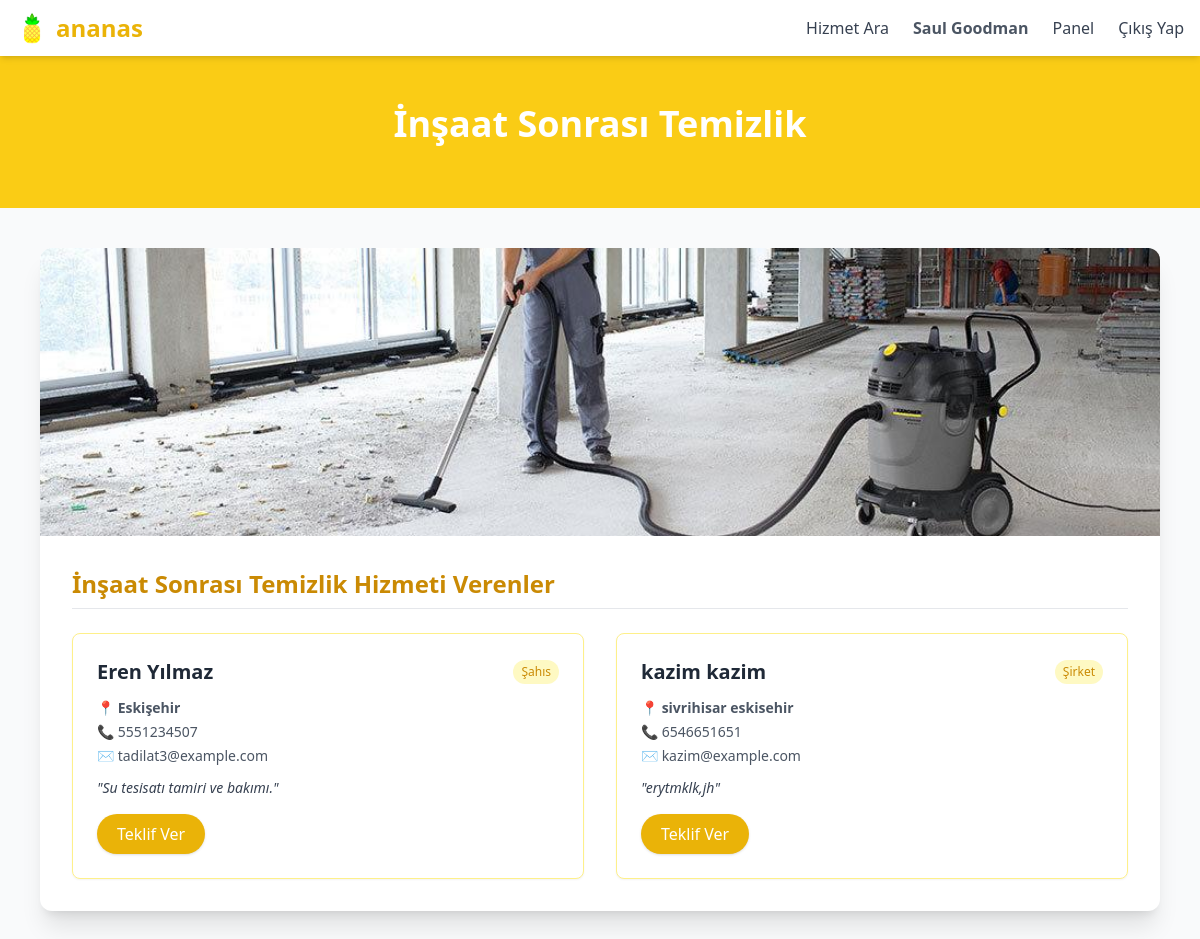
Screenshot of /altkategori.php?id=7 (signed in) with the database file from the repository.
### tables this page shows
CREATE TABLE `hizmetverenler` (
  `HizmetVerenID` int(11) NOT NULL,
  `SahisMiSirketMi` varchar(50) NOT NULL,
  `Ad` varchar(255) NOT NULL,
  `Soyad` varchar(255) NOT NULL,
  `Konum` varchar(255) DEFAULT NULL,
  `Telefon` varchar(50) DEFAULT NULL,
  `Email` varchar(255) NOT NULL,
  `Sifre` varchar(100) DEFAULT NULL,
  `KategoriID` int(11) NOT NULL,
  `AltKategoriID` int(11) NOT NULL,
  `TanitimYazisi` text DEFAULT NULL
);

CREATE TABLE `altkategoriler` (
  `AltKategoriID` int(11) NOT NULL,
  `KategoriID` int(11) NOT NULL,
  `AltKategoriAdi` varchar(255) NOT NULL,
  `ResimYolu` varchar(255) DEFAULT NULL
);

### altkategori.php (the view, shortened to what this page needs)
<?php
$baglanti = new mysqli("localhost", "root", "", "armutdata");
$baglanti->set_charset("utf8");
$altkategori_id = (int) $_GET['id'];
$altkat_sorgu = $baglanti->prepare("SELECT * FROM altkategoriler WHERE AltKategoriID = ?");
$altkat_sorgu->bind_param("i", $altkategori_id);
$altkat_sorgu->execute();
$altkat_sonuc = $altkat_sorgu->get_result();
$altkategori = $altkat_sonuc->fetch_assoc();
$hizmetverenler = $baglanti->prepare("SELECT * FROM hizmetverenler WHERE AltKategoriID = ?");
$hizmetverenler->bind_param("i", $altkategori_id);
$hizmetverenler->execute();
$hizmetveren_sonuc = $hizmetverenler->get_result();
?>
<!DOCTYPE html>
<html lang="tr">
<head>
    <script src="https://cdn.tailwindcss.com"></script>
</head>
<body class="bg-gray-50 text-gray-800">
<?php include 'navbar.php'; ?>
<section class="bg-yellow-400 text-white py-12 text-center">
    <h1 class="text-4xl font-bold mb-4"><?php echo htmlspecialchars($altkategori['AltKategoriAdi']); ?></h1>
</section>
<section class="max-w-6xl mx-auto px-4 py-10">
    <div class="bg-white rounded-xl shadow-xl overflow-hidden">
        <?php if (!empty($altkategori['ResimYolu'])): ?>
            <img src="<?php echo $altkategori['ResimYolu']; ?>" alt="<?php echo $altkategori['AltKategoriAdi']; ?>" class="w-full h-72 object-cover">
        <?php endif; ?>
        <div class="p-8">
            <h2 class="text-2xl font-bold text-yellow-600 mb-6 border-b pb-2"><?php echo htmlspecialchars($altkategori['AltKategoriAdi']); ?> Hizmeti Verenler</h2>
            <?php if ($hizmetveren_sonuc->num_rows > 0): ?>
                <div class="grid grid-cols-1 md:grid-cols-2 gap-8">
                    <?php while ($hv = $hizmetveren_sonuc->fetch_assoc()): ?>
                        <div class="border border-yellow-200 rounded-lg p-6 shadow-sm hover:shadow-lg transition bg-white">
                            <div class="flex items-center justify-between mb-3">
                                <h3 class="text-xl font-semibold text-gray-800">
                                    <?php echo htmlspecialchars($hv['Ad'] . ' ' . $hv['Soyad']); ?>
                                </h3>
                                <span class="text-xs px-2 py-1 rounded-full bg-yellow-100 text-yellow-600">
                                    <?php echo $hv['SahisMiSirketMi'] === 'sirket' ? 'Şirket' : 'Şahıs'; ?>
                                </span>
                            </div>
                            <p class="text-sm text-gray-600 mb-1">📍 <strong><?php echo htmlspecialchars($hv['Konum']); ?></strong></p>
                            <p class="text-sm text-gray-600 mb-1">📞 <?php echo htmlspecialchars($hv['Telefon']); ?></p>
                            <p class="text-sm text-gray-600 mb-3">✉️ <?php echo htmlspecialchars($hv['Email']); ?></p>
                            <p class="text-gray-700 text-sm mb-4 italic">"<?php echo nl2br(htmlspecialchars($hv['TanitimYazisi'])); ?>"</p>
                            <a href="teklif_al.php?id=<?php echo $hv['HizmetVerenID']; ?>" class="inline-block bg-yellow-500 text-white px-5 py-2 rounded-full font-medium shadow hover:bg-yellow-600 transition">Teklif Ver</a>
                        </div>
                    <?php endwhile; ?>
                </div>
            <?php else: ?>
                <p class="text-gray-600 text-center">Bu alt kategoriye ait kayıtlı bir hizmet veren bulunmamaktadır.</p>
            <?php endif; ?>
        </div>
    </div>
</section>
</body>
</html>

### navbar.php (shortened to what this page needs)
<?php
$adsoyad = '';
if (isset($_SESSION['giris']) && $_SESSION['giris'] === true && isset($_SESSION['email'], $_SESSION['rol'])) {
    $baglanti = new mysqli("localhost", "root", "", "armutdata");
    $baglanti->set_charset("utf8");
    if (!$baglanti->connect_error) {
        $email = $_SESSION['email'];
        $rol = $_SESSION['rol'];
        if ($rol === 'hizmetalan') {
            $sorgu = $baglanti->prepare("SELECT Ad, Soyad FROM hizmetalanlar WHERE Email = ?");
        } else {
            $sorgu = $baglanti->prepare("SELECT Ad, Soyad FROM hizmetverenler WHERE Email = ?");
        }
        $sorgu->bind_param("s", $email);
        $sorgu->execute();
        $sonuc = $sorgu->get_result();
        if ($sonuc->num_rows > 0) {
            $kullanici_bilgi = $sonuc->fetch_assoc();
            $adsoyad = $kullanici_bilgi['Ad'] . ' ' . $kullanici_bilgi['Soyad'];
        }
    }
}
?>
<nav class="bg-white shadow-md sticky top-0 z-50">
  <div class="max-w-7xl mx-auto px-4 py-3 flex items-center justify-between">
    <div class="flex items-center space-x-2">
      <img src="armut_resimler/ananas.jpeg" alt="ananas" class="h-8 w-8 object-contain">
      <a href="index.php" class="text-2xl font-bold text-yellow-500">ananas</a>
    </div>
    <div class="space-x-6 flex items-center">
      <a href="hizmet_ara.php" class="text-gray-700 hover:text-yellow-600">Hizmet Ara</a>
      <?php if (isset($_SESSION['giris']) && $_SESSION['giris'] === true): ?>
        <?php if (!empty($adsoyad)): ?>
          <span class="text-gray-600 font-semibold"><?php echo htmlspecialchars($adsoyad); ?></span>
        <?php endif; ?>
        <?php if ($_SESSION['rol'] === 'hizmetveren' || $_SESSION['rol'] === 'hizmetalan'): ?>
          <a href="panel.php" class="text-gray-700 hover:text-yellow-600">Panel</a>
        <?php endif; ?>
        <a href="cikis.php" class="text-gray-700 hover:text-yellow-600">Çıkış Yap</a>
      <?php else: ?>
        <a href="giris.php" class="text-gray-700 hover:text-yellow-600">Giriş Yap</a>
        <a href="kayit.php" class="bg-yellow-500 text-white px-4 py-2 rounded hover:bg-yellow-600">Kayıt Ol</a>
      <?php endif; ?>
    </div>
  </div>
</nav>

### rows the page displays
hizmetverenler: adsoyad "Saul Goodman"
altkategoriler: AltKategoriAdi "İnşaat Sonrası Temizlik", ResimYolu (picture)
hizmetverenler: Ad+Soyad "Eren Yılmaz", SahisMiSirketMi "Şahıs", Konum "Eskişehir", Telefon "5551234507", Email "tadilat3@example.com", TanitimYazisi "Su tesisatı tamiri ve bakımı."
hizmetverenler: Ad+Soyad "kazim kazim", SahisMiSirketMi "Şirket", Konum "sivrihisar eskisehir", Telefon "6546651651", Email "kazim@example.com", TanitimYazisi "erytmklk,jh"
